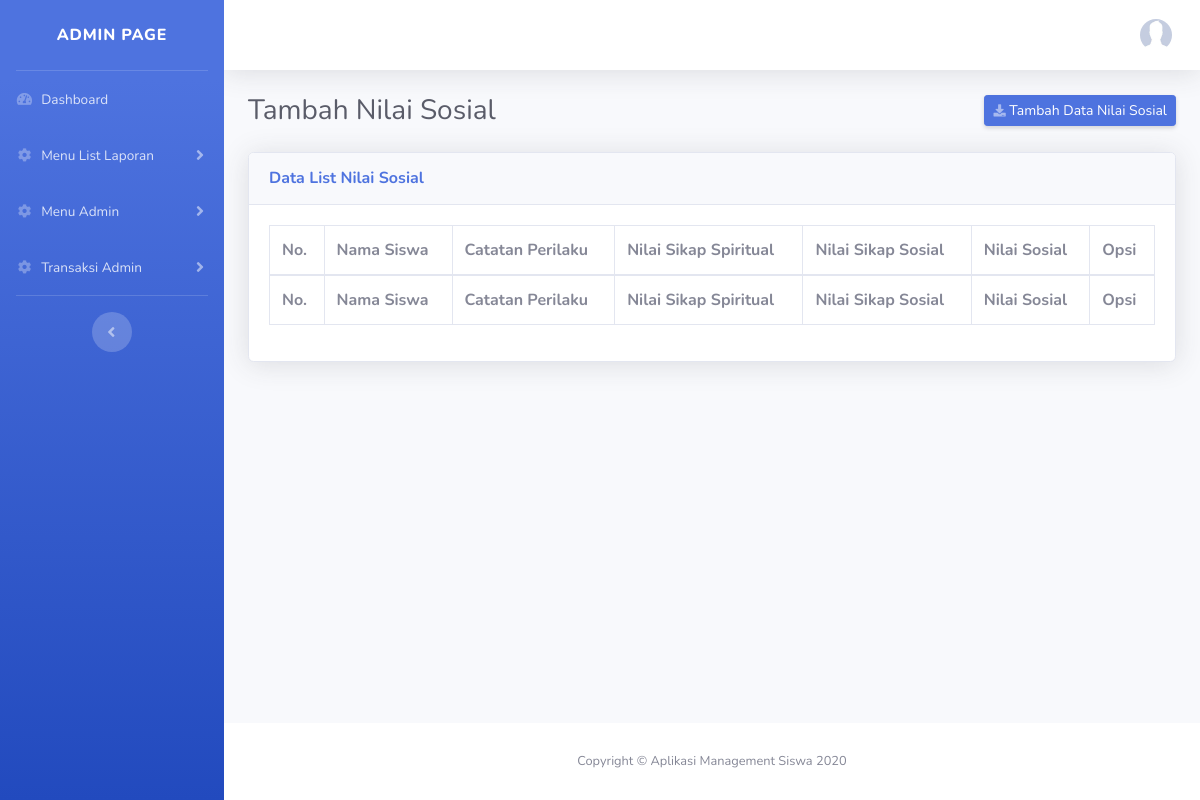
/index.php/nilaisosial, run on an earlier commit of the app's database.
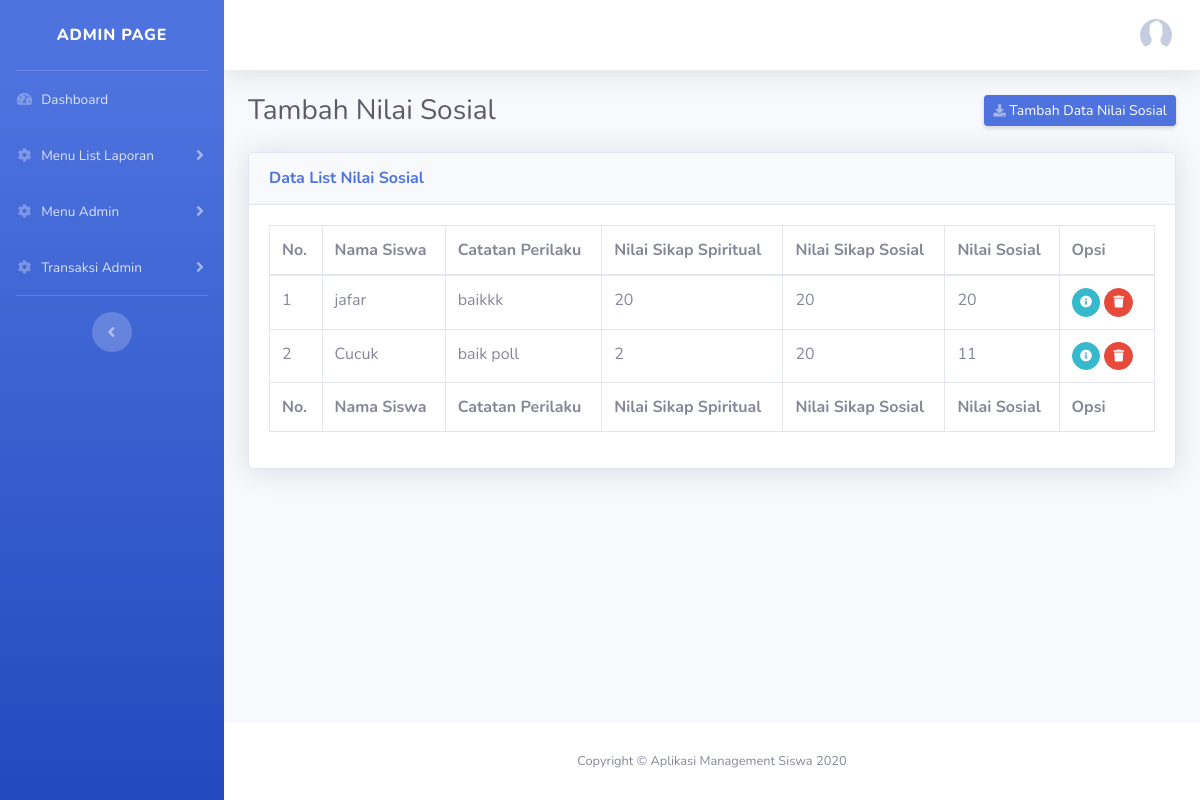
And on a later commit of the database.
### tables this page shows
CREATE TABLE `nilai_sosial` (
  `id_nilai_sosial` int(11) NOT NULL,
  `id_siswa` int(11) DEFAULT NULL,
  `catatan_perilaku` text,
  `btr_sikap_spiritual` int(11) DEFAULT NULL,
  `btr_sikap_sosial` int(11) DEFAULT NULL,
  `nilai_sosial` int(11) DEFAULT NULL
);

CREATE TABLE `siswa` (
  `id_siswa` int(11) NOT NULL,
  `id_kelas` int(11) DEFAULT NULL,
  `nisn` varchar(255) DEFAULT NULL,
  `nama_siswa` varchar(255) DEFAULT NULL,
  `jenis_kelamin` varchar(255) DEFAULT NULL,
  `alamat` text,
  `tgl_lahir` date DEFAULT NULL
);

### application/controllers/NilaiSosial.php (called while the page is built, shortened)
<?php
class NilaiSosial extends CI_Controller {
    public function __construct()
    {
        $this->load->model('NilaiSosialModel');
    }
    public function index ()
    {
        $data = $this->NilaiSosialModel->getAllData();
        $this->load->view('layout/header', ['data' => $data]);
        $this->load->view('admin/side_menu');
        $this->load->view('admin/tambah_nilai_sosial');
        $this->load->view('layout/footer');
    }
}

### index.php (called while the page is built, shortened)
<?php
require_once BASEPATH.'core/CodeIgniter.php';

### application/models/NilaiSosialModel.php (called while the page is built, shortened)
<?php
class NilaiSosialModel extends CI_Model
{
    public function getAllData()
    {
        $this->db->select('nilai_sosial.*, siswa.*');
        $this->db->from('nilai_sosial');
        $this->db->join('siswa', 'siswa.id_siswa = nilai_sosial.id_siswa');
        return $this->db->get()->result_array();
    }
}

### application/views/admin/tambah_nilai_sosial.php (the view, shortened to what this page needs)
<div class="d-sm-flex align-items-center justify-content-between mb-4">
  <h1 class="h3 mb-0 text-gray-800">Tambah Nilai Sosial</h1>
  <a href="#" data-toggle="modal" data-target="#tambahModal" class="d-none d-sm-inline-block btn btn-sm btn-primary shadow-sm"><i class="fas fa-download fa-sm text-white-50"></i> Tambah Data Nilai Sosial</a>
</div>
<div class="card shadow mb-4">
  <div class="card-header py-3">
    <h6 class="m-0 font-weight-bold text-primary">Data List Nilai Sosial</h6>
  </div>
  <div class="card-body">
    <div class="table-responsive">
      <table class="table table-bordered" id="dataTable" width="100%" cellspacing="0">
        <thead>
          <tr>
            <th>No.</th>
            <th>Nama Siswa</th>
            <th>Catatan Perilaku</th>
            <th>Nilai Sikap Spiritual</th>
            <th>Nilai Sikap Sosial</th>
            <th>Nilai Sosial</th>
            <th>Opsi</th>
          </tr>
        </thead>
        <tfoot>
          <tr>
            <th>No.</th>
            <th>Nama Siswa</th>
            <th>Catatan Perilaku</th>
            <th>Nilai Sikap Spiritual</th>
            <th>Nilai Sikap Sosial</th>
            <th>Nilai Sosial</th>
            <th>Opsi</th>
          </tr>
        </tfoot>
        <tbody>
            <?php $i = 1; foreach ($data as $key) : ?>
          <tr>
            <td><?= $i; ?></td>
            <td><?= $key['nama_siswa'] ?></td>
            <td><?= $key['catatan_perilaku'] ?></td>
            <td><?= $key['btr_sikap_spiritual'] ?></td>
            <td><?= $key['btr_sikap_sosial'] ?></td>
            <td><?= $key['nilai_sosial'] ?></td>
            <td>
                <div class="btn-group" role="group" aria-label="Basic example">
                  <form action="<?= base_url('nilaisosial/edit'); ?>" method="GET">
                      <button href="#" class="btn btn-info btn-circle btn-sm mr-1">
                        <i class="fas fa-info-circle"></i>
                      </button>
                  </form>
                  <form action="<?= base_url('nilaisosial/deleteData'); ?>" method="POST">
                      <button href="#" class="btn btn-danger btn-circle btn-sm mr-1" onclick="return confirm('Are you sure you want to delete this item?');">
                        <i class="fas fa-trash"></i>
                      </button>
                  </form>
              </div>
          </tr>
            <?php $i++; endforeach; ?>
        </tbody>
      </table>
    </div>
  </div>
</div>

What changed in the data, as far as the page shows it:
added nilai_sosial: id_siswa.nama_siswa "jafar", catatan_perilaku "baikkk", btr_sikap_spiritual "20", btr_sikap_sosial "20", nilai_sosial "20"
added nilai_sosial: id_siswa.nama_siswa "Cucuk", catatan_perilaku "baik poll", btr_sikap_spiritual "2", btr_sikap_sosial "20", nilai_sosial "11"
